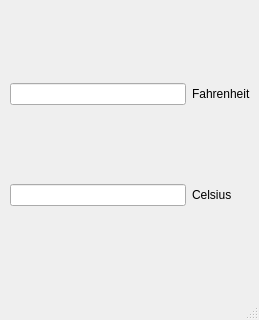
<?xml version="1.0" encoding="UTF-8"?>
<ui version="4.0">
 <class>MainWindow</class>
 <widget class="QMainWindow" name="MainWindow">
  <property name="geometry">
   <rect>
    <x>0</x>
    <y>0</y>
    <width>259</width>
    <height>320</height>
   </rect>
  </property>
  <property name="windowTitle">
   <string>MainWindow</string>
  </property>
  <widget class="QWidget" name="centralwidget">
   <widget class="QWidget" name="gridLayoutWidget">
    <property name="geometry">
     <rect>
      <x>10</x>
      <y>10</y>
      <width>241</width>
      <height>271</height>
     </rect>
    </property>
    <layout class="QGridLayout" name="gridLayout">
     <item row="0" column="0">
      <widget class="QLineEdit" name="f_box"/>
     </item>
     <item row="1" column="0">
      <widget class="QLineEdit" name="c_box"/>
     </item>
     <item row="0" column="1">
      <widget class="QLabel" name="f_label">
       <property name="text">
        <string>Fahrenheit</string>
       </property>
      </widget>
     </item>
     <item row="1" column="1">
      <widget class="QLabel" name="c_label">
       <property name="text">
        <string>Celsius</string>
       </property>
      </widget>
     </item>
    </layout>
   </widget>
  </widget>
  <widget class="QStatusBar" name="statusbar"/>
 </widget>
 <resources/>
 <connections/>
</ui>
